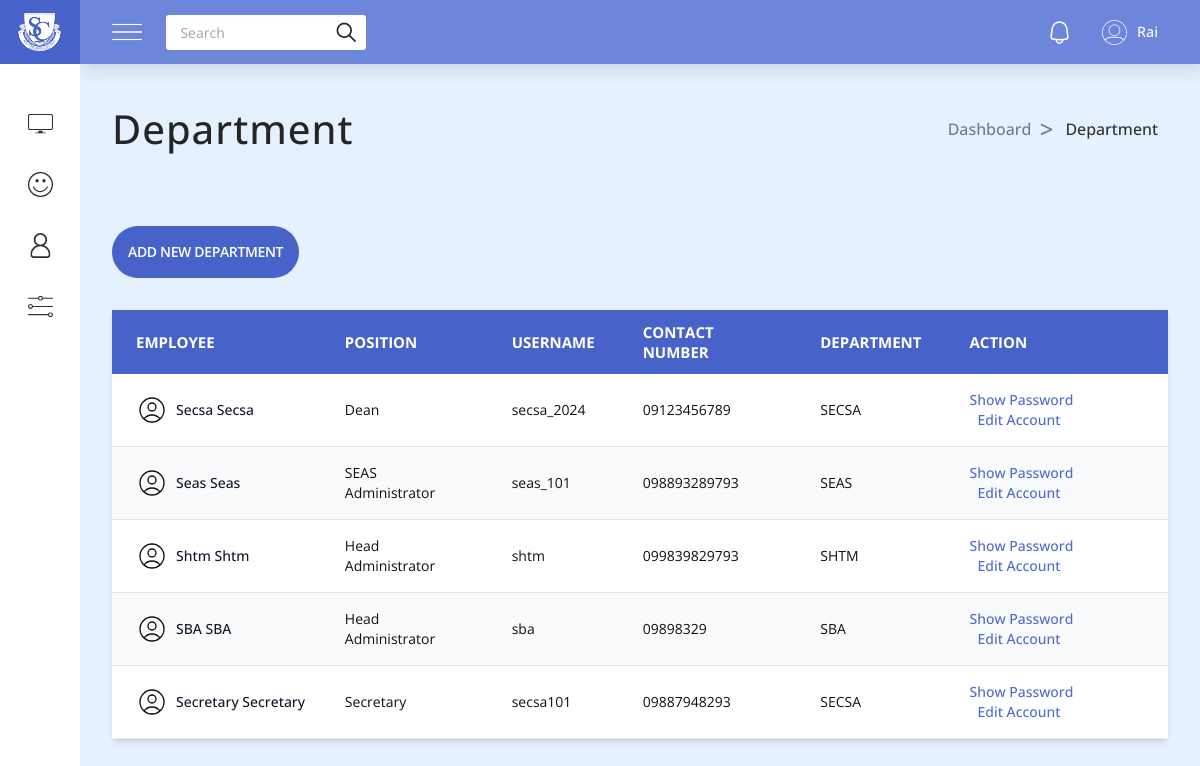
/admin/department_sect.php (signed in), run on the app's committed database.
### tables this page shows
CREATE TABLE `department_tbl` (
  `department_id` int(11) NOT NULL,
  `username` varchar(255) NOT NULL,
  `password` varchar(255) NOT NULL,
  `fname` varchar(255) NOT NULL,
  `lname` varchar(255) NOT NULL,
  `contact` varchar(255) NOT NULL,
  `position` varchar(255) NOT NULL,
  `department` varchar(255) NOT NULL
);

### admin/department_sect.php (the view, shortened to what this page needs)
<?php
include('includes/query.php');
$sql = "SELECT * FROM department_tbl";
$result = mysqli_query($conn, $sql) or die(mysqli_error($conn));
$rows = mysqli_fetch_all($result, MYSQLI_ASSOC);
?>
<!DOCTYPE html>
<html lang="en">
<head>
    <link rel="stylesheet" href="styles/nav.css" />
    <link rel="stylesheet" href="styles/main.css">
    <script src="https://cdn.tailwindcss.com"></script>
</head>
<body class="flex flex-col min-[950px]:flex-row">
    <?php require 'partials/aside.php' ?>
    <?php require 'partials/nav.php' ?>
    <section class="section">
        <div class="section-title">
            <h1>Department</h1>
            <div class="breadcrumbs">
                <a href="./index.php">Dashboard</a>
                <a href="./department_sect.php">Department</a>
            </div>
        </div>
        <?php if ($rows != null && is_array($rows) && count($rows) > 0) : ?>
            <div class="w-full">
                <div class="py-8">
                    <button id="modal_btn" class="text-sm font-semibold uppercase tracking-tight text-white bg-[#4763ca] py-4 px-4 rounded-full hover:opacity-95">Add New Department</button>
                </div>
                <div class="relative overflow-x-auto shadow-md">
                    <table class="w-full text-sm text-left text-gray table-auto">
                        <thead class="text-[15px] text-white uppercase bg-[#4763ca]">
                            <tr>
                                <th scope="col" class="px-6 py-3">Employee</th>
                                <th scope="col" class="px-6 py-3">Position</th>
                                <th scope="col" class="px-6 py-3">Username</th>
                                <th scope="col" class="px-6 py-3">Contact Number</th>
                                <th scope="col" class="px-6 py-3">Department</th>
                                <th scope="col" class="px-6 py-3">Action</th>
                            </tr>
                        </thead>
                        <tbody>
                            <?php foreach ($rows as $row) : ?>
                                <tr class="odd:bg-white even:bg-gray-50 border-b">
                                    <td scope="row" class="px-6 py-4 font-medium text-gray-900 whitespace-nowrap">
                                        <div class="flex items-center gap-2">
                                            <img class="w-8 h-8 object-contain object-center aspect-square" src="/HRMS/admin/images/profile-black.svg" alt="photo">
                                            <span><?= $row['fname'] . " " .  $row['lname'] ?></span>
                                        </div>
                                    </td>
                                    <td class="px-6 py-4">
                                        <?= $row['position'] ?>
                                    </td>
                                    <td class="px-6 py-4">
                                        <?= $row['username'] ?>
                                    </td>
                                    <td class="px-6 py-4">
                                        <?= $row['contact'] ?>
                                    </td>
                                    <td class="px-6 py-4">
                                        <?= $row['department'] ?>
                                    </td>
                                    <td class="actions px-6 py-4 space-x-2">
                                        <button data-department-id="<?= $row['department_id'] ?>" class="show_password_btn font-medium text-[#4f6acd]  hover:underline whitespace-nowrap">Show Password</button>
                                        <button data-department-id="<?= $row['department_id'] ?>" class="edit_department_btn font-medium text-[#4f6acd]  hover:underline whitespace-nowrap">Edit Account</button>
                                    </td>
                                </tr>
                            <?php endforeach; ?>
                        </tbody>
                    </table>
                </div>
            </div>
        <?php endif; ?>
    </section>
</body>
</html>

### admin/styles/main.css (style rules this page uses)
*, *::after, *::before { margin: 0; padding: 0; box-sizing: border-box; font-family: "Open Sans", Arial, sans-serif; }
:root { --primary-color: #e6f1ff; --secondary-color: #101010; --sidebar-open-width: 18rem; --navbar-height: 4rem; --sidebar-close-width: 5rem; --percentage-height: 3px; --m-navbar-height: 4rem; }
body { min-height: 100vh; background: var(--primary-color); color: var(--secondary-color); }
body, h1, h2, h3, p, ul, li { margin: 0; padding: 0; }
a { color: blue; text-decoration: none; }
img { max-width: 100%; height: auto; }
button { outline: none; background: none; border: none; }
.section { width: 100%; padding: 2rem; padding-top: var(--navbar-height); padding-bottom: 2rem; }
.section-title { width: 100%; display: flex; justify-content: space-between; align-items: center; color: #252525; padding: 2.2rem 0; }
.section-title h1 { font-size: 2.5rem; font-weight: 500; letter-spacing: 1px; }
.section-title .breadcrumbs { display: flex; justify-content: center; align-items: center; }
.section-title .breadcrumbs a { display: flex; justify-content: center; align-items: center; font-size: 16px; font-weight: 500; padding: 10px; color: #303030; }
.section-title .breadcrumbs > :not(:last-child) { position: relative; padding-right: 1.5rem; color: #767a7f; }
.section-title .breadcrumbs > :not(:last-child)::after { content: ">"; position: absolute; right: 2px; font-size: 1.5rem; }

### data on the page
department_tbl: fname "Secsa", lname "Secsa", position "Dean", username "secsa_2024", contact "09123456789", department "SECSA"
department_tbl: fname "Seas", lname "Seas", position "SEAS Administrator", username "seas_101", contact "098893289793", department "SEAS"
department_tbl: fname "Shtm", lname "Shtm", position "Head Administrator", username "shtm", contact "099839829793", department "SHTM"
department_tbl: fname "SBA", lname "SBA", position "Head Administrator", username "sba", contact "09898329", department "SBA"
department_tbl: fname "Secretary", lname "Secretary", position "Secretary", username "secsa101", contact "09887948293", department "SECSA"
